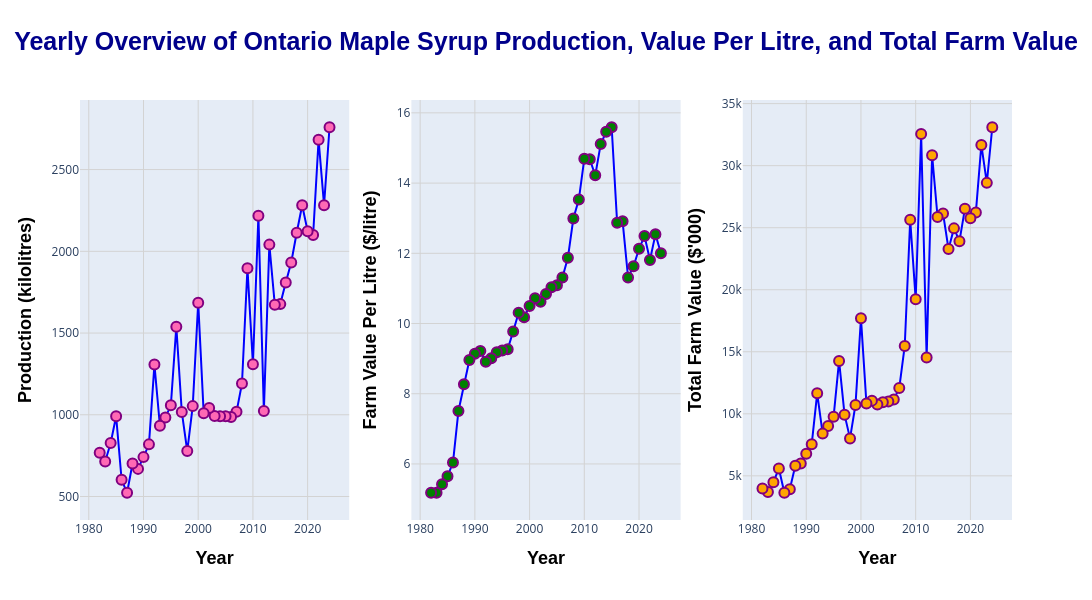

Notebook code cell kept with this figure:
### Code cell
import plotly.graph_objects as go
from plotly.subplots import make_subplots

# Create a 1x3 subplot layout without titles for each plot
fig = make_subplots(
    rows=1, 
    cols=3, 
)

# Scatter + Line Plot (Production)
fig.add_trace(
    go.Scatter(
        x=df['Year'],  # x-axis data
        y=df['Production (kilolitres)'],  # y-axis data
        mode='lines+markers',  # Displaying both lines and markers
        marker=dict(size=10, color='hotpink', opacity=1, line=dict(width=2, color='purple')),
        line=dict(color='blue', width=2)
    ),
    row=1, col=1  # Place this plot in the first subplot
)

# Scatter + Line Plot (Farm Value Per Litre)
fig.add_trace(
    go.Scatter(
        x=df['Year'],  # x-axis data
        y=df['Farm Value Per Litre ($/litre)'],  # y-axis data
        mode='lines+markers',  # Displaying both lines and markers
        marker=dict(size=10, color='green', opacity=1, line=dict(width=2, color='purple')),
        line=dict(color='blue', width=2)
    ),
    row=1, col=2  # Place this plot in the second subplot
)

# Scatter + Line Plot (Total Farm Value)
fig.add_trace(
    go.Scatter(
        x=df['Year'],  # x-axis data
        y=df["Total Farm Value ($'000)"],  # y-axis data
        mode='lines+markers',  # Displaying both lines and markers
        marker=dict(size=10, color='orange', opacity=1, line=dict(width=2, color='purple')),
        line=dict(color='blue', width=2)
    ),
    row=1, col=3  # Place this plot in the third subplot
)

# Update layout with axis titles and styling
fig.update_layout(
    title="Yearly Overview of Ontario Maple Syrup Production, Value Per Litre, and Total Farm Value",
    title_font=dict(size=25, color='darkblue', family='Arial',  # Title font color and bold styling
                    weight='bold'),
                    title_x=0.5,  # Centering the main title
    showlegend=False,  # Remove legend if not needed
    height=600,  # Set the height of the figure
    width=1200,  # Set the width of the figure
    # X and Y axis styles for all plots
    xaxis=dict(
        title="Year",
        title_font=dict(size=18, color='black', family='Arial', weight='bold'),  # X-axis title color and bold styling
        showgrid=True,  # Show gridlines
        gridcolor='lightgray'  # Gridline color
    ),
    yaxis=dict(
        title="Production (kilolitres)",  # Y-axis title for the first plot
        title_font=dict(size=18, color='black', family='Arial', weight='bold'),  # Y-axis title color and bold styling
        showgrid=True,  # Show gridlines
        gridcolor='lightgray'  # Gridline color
    ),
    xaxis2=dict(
        title="Year",
        title_font=dict(size=18, color='black', family='Arial', weight='bold'),  # X-axis title color and bold styling
        showgrid=True,  # Show gridlines
        gridcolor='lightgray'  # Gridline color
    ),
    yaxis2=dict(
        title="Farm Value Per Litre ($/litre)",  # Y-axis title for the second plot
        title_font=dict(size=18, color='black', family='Arial', weight='bold'),  # Y-axis title color and bold styling
        showgrid=True,  # Show gridlines
        gridcolor='lightgray'  # Gridline color
    ),
    xaxis3=dict(
        title="Year",
        title_font=dict(size=18, color='black', family='Arial', weight='bold'),  # X-axis title color and bold styling
        showgrid=True,  # Show gridlines
        gridcolor='lightgray'  # Gridline color
    ),
    yaxis3=dict(
        title="Total Farm Value ($'000)",  # Y-axis title for the third plot
        title_font=dict(size=18, color='black', family='Arial', weight='bold'),  # Y-axis title color and bold styling
        showgrid=True,  # Show gridlines
        gridcolor='lightgray'  # Gridline color
    )
)

# Show the plot
fig.show()

### Figure 1 — Plotly figure (JSON) as saved in the notebook; plotly's stock layout.template omitted (floating-point values rounded to 4 significant figures)
{"data": [{"line": {"color": "blue", "width": 2}, "marker": {"color": "hotpink", "line": {"color": "purple", "width": 2}, "opacity": 1, "size": 10}, "mode": "lines+markers", "type": "scatter", "x": [2024, 2023, 2022, 2021, 2020, 2019, 2018, 2017, 2016, 2015, 2014, 2013, 2012, 2011, 2010, 2009, 2008, 2007, 2006, 2005, 2004, 2003, 2002, 2001, 2000, 1999, 1998, 1997, 1996, 1995, 1994, 1993, 1992, 1991, 1990, 1989, 1988, 1987, 1986, 1985, 1984, 1983, 1982], "xaxis": "x", "y": [2759, 2282, 2682, 2100, 2123, 2282, 2114, 1932, 1809, 1677, 1673, 2041, 1023, 2218, 1309, 1896, 1191, 1018, 986, 991, 991, 992, 1042, 1010, 1686, 1053, 778, 1017, 1539, 1058, 983, 933, 1307, 819, 741, 669, 702, 523, 602, 991, 827, 714, 768], "yaxis": "y"}, {"line": {"color": "blue", "width": 2}, "marker": {"color": "green", "line": {"color": "purple", "width": 2}, "opacity": 1, "size": 10}, "mode": "lines+markers", "type": "scatter", "x": [2024, 2023, 2022, 2021, 2020, 2019, 2018, 2017, 2016, 2015, 2014, 2013, 2012, 2011, 2010, 2009, 2008, 2007, 2006, 2005, 2004, 2003, 2002, 2001, 2000, 1999, 1998, 1997, 1996, 1995, 1994, 1993, 1992, 1991, 1990, 1989, 1988, 1987, 1986, 1985, 1984, 1983, 1982], "xaxis": "x2", "y": [12, 12.54, 11.81, 12.49, 12.13, 11.63, 11.31, 12.91, 12.87, 15.59, 15.46, 15.11, 14.22, 14.68, 14.69, 13.53, 12.99, 11.87, 11.31, 11.09, 11.03, 10.84, 10.62, 10.72, 10.5, 10.18, 10.31, 9.77, 9.27, 9.23, 9.18, 9.01, 8.91, 9.22, 9.14, 8.96, 8.27, 7.51, 6.04, 5.65, 5.42, 5.18, 5.18], "yaxis": "y2"}, {"line": {"color": "blue", "width": 2}, "marker": {"color": "orange", "line": {"color": "purple", "width": 2}, "opacity": 1, "size": 10}, "mode": "lines+markers", "type": "scatter", "x": [2024, 2023, 2022, 2021, 2020, 2019, 2018, 2017, 2016, 2015, 2014, 2013, 2012, 2011, 2010, 2009, 2008, 2007, 2006, 2005, 2004, 2003, 2002, 2001, 2000, 1999, 1998, 1997, 1996, 1995, 1994, 1993, 1992, 1991, 1990, 1989, 1988, 1987, 1986, 1985, 1984, 1983, 1982], "xaxis": "x3", "y": [33097, 28614, 31672, 26231, 25759, 26535, 23913, 24947, 23286, 26151, 25863, 30845, 14544, 32559, 19225, 25644, 15469, 12088, 11147, 10988, 10928, 10750, 11063, 10825, 17696, 10719, 8019, 9934, 14264, 9770, 9026, 8404, 11650, 7554, 6776, 5991, 5809, 3927, 3638, 5600, 4485, 3696, 3978], "yaxis": "y3"}], "layout": {"height": 600, "showlegend": false, "title": {"font": {"color": "darkblue", "family": "Arial", "size": 25, "weight": "bold"}, "text": "Yearly Overview of Ontario Maple Syrup Production, Value Per Litre, and Total Farm Value", "x": 0.5}, "width": 1200, "xaxis": {"anchor": "y", "domain": [0, 0.2889], "gridcolor": "lightgray", "showgrid": true, "title": {"font": {"color": "black", "family": "Arial", "size": 18, "weight": "bold"}, "text": "Year"}}, "xaxis2": {"anchor": "y2", "domain": [0.3556, 0.6444], "gridcolor": "lightgray", "showgrid": true, "title": {"font": {"color": "black", "family": "Arial", "size": 18, "weight": "bold"}, "text": "Year"}}, "xaxis3": {"anchor": "y3", "domain": [0.7111, 1], "gridcolor": "lightgray", "showgrid": true, "title": {"font": {"color": "black", "family": "Arial", "size": 18, "weight": "bold"}, "text": "Year"}}, "yaxis": {"anchor": "x", "domain": [0, 1], "gridcolor": "lightgray", "showgrid": true, "title": {"font": {"color": "black", "family": "Arial", "size": 18, "weight": "bold"}, "text": "Production (kilolitres)"}}, "yaxis2": {"anchor": "x2", "domain": [0, 1], "gridcolor": "lightgray", "showgrid": true, "title": {"font": {"color": "black", "family": "Arial", "size": 18, "weight": "bold"}, "text": "Farm Value Per Litre ($/litre)"}}, "yaxis3": {"anchor": "x3", "domain": [0, 1], "gridcolor": "lightgray", "showgrid": true, "title": {"font": {"color": "black", "family": "Arial", "size": 18, "weight": "bold"}, "text": "Total Farm Value ($'000)"}}}}
